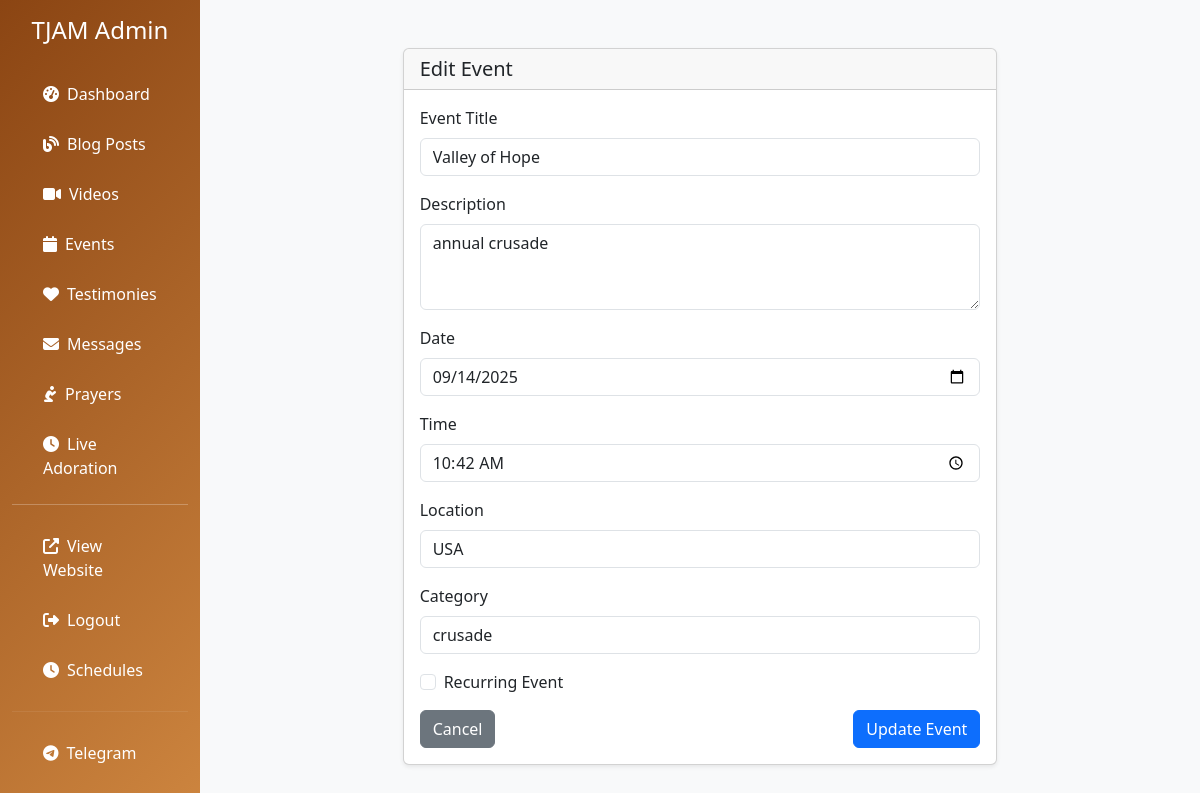
The app's page /admin/events/1/edit (signed in) with its own data.
### app.py (models this page shows)
class Event(db.Model):
    id = db.Column(db.Integer, primary_key=True)
    title = db.Column(db.String(200), nullable=False)
    description = db.Column(db.Text)
    event_date = db.Column(db.DateTime, nullable=False)
    location = db.Column(db.String(200))
    created_by = db.Column(db.Integer, db.ForeignKey('user.id'), nullable=False)
    creator = db.relationship('User', backref=db.backref('events', lazy=True))
    created_at = db.Column(db.DateTime, default=datetime.utcnow)
    is_recurring = db.Column(db.Boolean, default=False)
    category = db.Column(db.String(50), default='general')

### app.py (the view, shortened to what this page needs)
@app.route('/admin/events/<int:event_id>/edit', methods=['GET', 'POST'])
@login_required
def admin_edit_event(event_id):
    if not current_user.is_admin:
        return redirect(url_for('index'))
    event = db.session.get(Event, event_id)
    if not event:
        flash('Event not found.', 'error')
        return redirect(url_for('admin_events'))
    return render_template('admin/event_form.html', event=event)

### app.py (called while the page is built)
@app.context_processor
def inject_current_year():
    return {'current_year': datetime.now().year}

@login_manager.user_loader
def load_user(user_id):
    return User.query.get(int(user_id))

### templates/admin/event_form.html (shortened to what this page needs)
{% extends "admin/base.html" %}
{% block content %}
<div class="container my-4">
    <div class="row justify-content-center">
        <div class="col-md-8">
            <div class="card shadow-sm">
                <div class="card-header">
                    <h5 class="mb-0">
                        {% if event %} Edit Event {% else %} Create New Event {% endif %}
                    </h5>
                </div>
                <div class="card-body">
                    <form method="POST">
                        <div class="mb-3">
                            <label for="title" class="form-label">Event Title</label>
                            <input type="text" class="form-control" id="title" name="title"
                                   value="{{ event.title if event else '' }}" required>
                        </div>
                        <div class="mb-3">
                            <label for="description" class="form-label">Description</label>
                            <textarea class="form-control" id="description" name="description" rows="3">{{ event.description if event else '' }}</textarea>
                        </div>
                        <div class="mb-3">
                            <label for="event_date" class="form-label">Date</label>
                            <input type="date" class="form-control" id="event_date" name="event_date"
                                   value="{{ event.event_date.strftime('%Y-%m-%d') if event else '' }}" required>
                        </div>
                        <div class="mb-3">
                            <label for="event_time" class="form-label">Time</label>
                            <input type="time" class="form-control" id="event_time" name="event_time"
                                   value="{{ event.event_date.strftime('%H:%M') if event else '' }}" required>
                        </div>
                        <div class="mb-3">
                            <label for="location" class="form-label">Location</label>
                            <input type="text" class="form-control" id="location" name="location"
                                   value="{{ event.location if event else '' }}">
                        </div>
                        <div class="mb-3">
                            <label for="category" class="form-label">Category</label>
                            <input type="text" class="form-control" id="category" name="category"
                                   value="{{ event.category if event else '' }}">
                        </div>
                        <div class="form-check mb-3">
                            <input class="form-check-input" type="checkbox" id="is_recurring" name="is_recurring"
                                   {% if event and event.is_recurring %} checked {% endif %}>
                            <label class="form-check-label" for="is_recurring">Recurring Event</label>
                        </div>
                        <div class="d-flex justify-content-between">
                            <a href="{{ url_for('admin_events') }}" class="btn btn-secondary">Cancel</a>
                            <button type="submit" class="btn btn-primary">
                                {% if event %} Update Event {% else %} Create Event {% endif %}
                            </button>
                        </div>
                    </form>
                </div>
            </div>
        </div>
    </div>
</div>
{% endblock %}

### records on screen
Event: title "Valley of Hope", description "annual crusade", event_date "09/14/2025", event_time "10:42", location "USA", category "crusade"
